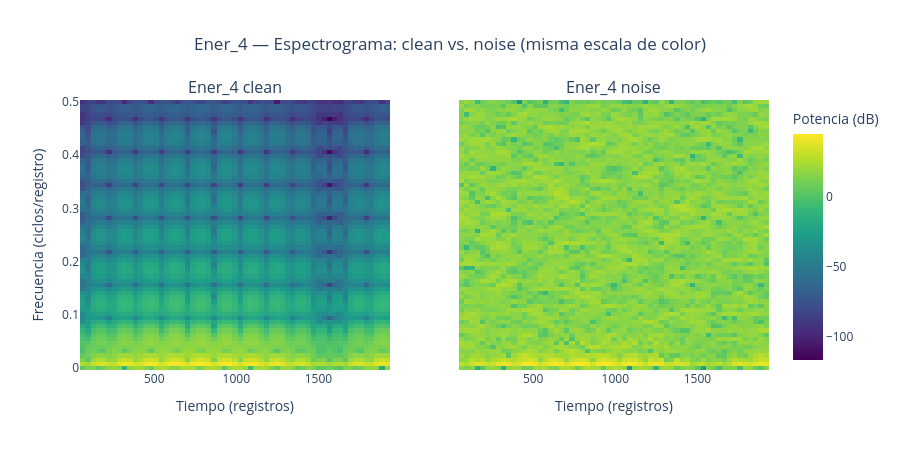

Notebook code for this chart:
### Markdown cell above
Cargamos `ener_noise.csv` y calculamos el espectrograma de `Ener_4` para las versiones `clean` y `noise` con `scipy.signal.spectrogram` (ventanas de 128 registros, solapamiento de 96). Convertimos la potencia a decibelios (`10*log10`) porque, igual que con la PSD, la energía varía en varios órdenes de magnitud. Graficamos ambos espectrogramas lado a lado compartiendo la misma escala de color (mismo `cmin`/`cmax`) para que la comparación visual entre clean y noise sea justa.

### Code cell
ener_noise = pd.read_csv("../data/ener_noise.csv")

nperseg, noverlap = 128, 96

f_clean, t_clean, Sxx_clean = signal.spectrogram(ener["Ener_4"], fs=fs, nperseg=nperseg, noverlap=noverlap)
f_noise, t_noise, Sxx_noise = signal.spectrogram(ener_noise["Ener_4"], fs=fs, nperseg=nperseg, noverlap=noverlap)

Sxx_clean_db = 10 * np.log10(Sxx_clean + 1e-12)
Sxx_noise_db = 10 * np.log10(Sxx_noise + 1e-12)

zmin = min(Sxx_clean_db.min(), Sxx_noise_db.min())
zmax = max(Sxx_clean_db.max(), Sxx_noise_db.max())

fig_spec = make_subplots(
    rows=1,
    cols=2,
    subplot_titles=("Ener_4 clean", "Ener_4 noise"),
    shared_yaxes=True,
)
fig_spec.add_trace(go.Heatmap(x=t_clean, y=f_clean, z=Sxx_clean_db, coloraxis="coloraxis"), row=1, col=1)
fig_spec.add_trace(go.Heatmap(x=t_noise, y=f_noise, z=Sxx_noise_db, coloraxis="coloraxis"), row=1, col=2)

fig_spec.update_layout(
    coloraxis=dict(colorscale="Viridis", cmin=zmin, cmax=zmax, colorbar=dict(title="Potencia (dB)")),
    title=dict(text="Ener_4 — Espectrograma: clean vs. noise (misma escala de color)", x=0.5, xanchor="center"),
    height=450,
)
fig_spec.update_xaxes(title_text="Tiempo (registros)")
fig_spec.update_yaxes(title_text="Frecuencia (ciclos/registro)", row=1, col=1)
fig_spec.show()

### Figure 1 — Plotly figure (JSON) as saved in the notebook; plotly's stock layout.template omitted (floating-point values rounded to 4 significant figures; data arrays with more than 128 entries replaced by an {"elided": "..."} marker saying what was removed)
{"data": [{"coloraxis": "coloraxis", "type": "heatmap", "x": [64.0, 96.0, 128.0, 160.0, 192.0, 224.0, 256.0, 288.0, 320.0, 352.0, 384.0, 416.0, 448.0, 480.0, 512.0, 544.0, 576.0, 608.0, 640.0, 672.0, 704.0, 736.0, 768.0, 800.0, 832.0, 864.0, 896.0, 928.0, 960.0, 992.0, 1024.0, 1056.0, 1088.0, 1120.0, 1152.0, 1184.0, 1216.0, 1248.0, 1280.0, 1312.0, 1344.0, 1376.0, 1408.0, 1440.0, 1472.0, 1504.0, 1536.0, 1568.0, 1600.0, 1632.0, 1664.0, 1696.0, 1728.0, 1760.0, 1792.0, 1824.0, 1856.0, 1888.0, 1920.0], "xaxis": "x", "y": [0.0, 0.007812, 0.01562, 0.02344, 0.03125, 0.03906, 0.04688, 0.05469, 0.0625, 0.07031, 0.07812, 0.08594, 0.09375, 0.1016, 0.1094, 0.1172, 0.125, 0.1328, 0.1406, 0.1484, 0.1562, 0.1641, 0.1719, 0.1797, 0.1875, 0.1953, 0.2031, 0.2109, 0.2188, 0.2266, 0.2344, 0.2422, 0.25, 0.2578, 0.2656, 0.2734, 0.2812, 0.2891, 0.2969, 0.3047, 0.3125, 0.3203, 0.3281, 0.3359, 0.3438, 0.3516, 0.3594, 0.3672, 0.375, 0.3828, 0.3906, 0.3984, 0.4062, 0.4141, 0.4219, 0.4297, 0.4375, 0.4453, 0.4531, 0.4609, 0.4688, 0.4766, 0.4844, 0.4922, 0.5], "yaxis": "y", "z": {"elided": "65x59 float values"}}, {"coloraxis": "coloraxis", "type": "heatmap", "x": [64.0, 96.0, 128.0, 160.0, 192.0, 224.0, 256.0, 288.0, 320.0, 352.0, 384.0, 416.0, 448.0, 480.0, 512.0, 544.0, 576.0, 608.0, 640.0, 672.0, 704.0, 736.0, 768.0, 800.0, 832.0, 864.0, 896.0, 928.0, 960.0, 992.0, 1024.0, 1056.0, 1088.0, 1120.0, 1152.0, 1184.0, 1216.0, 1248.0, 1280.0, 1312.0, 1344.0, 1376.0, 1408.0, 1440.0, 1472.0, 1504.0, 1536.0, 1568.0, 1600.0, 1632.0, 1664.0, 1696.0, 1728.0, 1760.0, 1792.0, 1824.0, 1856.0, 1888.0, 1920.0], "xaxis": "x2", "y": [0.0, 0.007812, 0.01562, 0.02344, 0.03125, 0.03906, 0.04688, 0.05469, 0.0625, 0.07031, 0.07812, 0.08594, 0.09375, 0.1016, 0.1094, 0.1172, 0.125, 0.1328, 0.1406, 0.1484, 0.1562, 0.1641, 0.1719, 0.1797, 0.1875, 0.1953, 0.2031, 0.2109, 0.2188, 0.2266, 0.2344, 0.2422, 0.25, 0.2578, 0.2656, 0.2734, 0.2812, 0.2891, 0.2969, 0.3047, 0.3125, 0.3203, 0.3281, 0.3359, 0.3438, 0.3516, 0.3594, 0.3672, 0.375, 0.3828, 0.3906, 0.3984, 0.4062, 0.4141, 0.4219, 0.4297, 0.4375, 0.4453, 0.4531, 0.4609, 0.4688, 0.4766, 0.4844, 0.4922, 0.5], "yaxis": "y2", "z": {"elided": "65x59 float values"}}], "layout": {"annotations": [{"font": {"size": 16}, "showarrow": false, "text": "Ener_4 clean", "x": 0.225, "xanchor": "center", "xref": "paper", "y": 1.0, "yanchor": "bottom", "yref": "paper"}, {"font": {"size": 16}, "showarrow": false, "text": "Ener_4 noise", "x": 0.775, "xanchor": "center", "xref": "paper", "y": 1.0, "yanchor": "bottom", "yref": "paper"}], "coloraxis": {"cmax": 45.0, "cmin": -116.6, "colorbar": {"title": {"text": "Potencia (dB)"}}, "colorscale": [[0.0, "#440154"], [0.1111, "#482878"], [0.2222, "#3e4989"], [0.3333, "#31688e"], [0.4444, "#26828e"], [0.5556, "#1f9e89"], [0.6667, "#35b779"], [0.7778, "#6ece58"], [0.8889, "#b5de2b"], [1.0, "#fde725"]]}, "height": 450, "title": {"text": "Ener_4 — Espectrograma: clean vs. noise (misma escala de color)", "x": 0.5, "xanchor": "center"}, "xaxis": {"anchor": "y", "domain": [0.0, 0.45], "title": {"text": "Tiempo (registros)"}}, "xaxis2": {"anchor": "y2", "domain": [0.55, 1.0], "title": {"text": "Tiempo (registros)"}}, "yaxis": {"anchor": "x", "domain": [0.0, 1.0], "title": {"text": "Frecuencia (ciclos/registro)"}}, "yaxis2": {"anchor": "x2", "domain": [0.0, 1.0], "matches": "y", "showticklabels": false}}}
